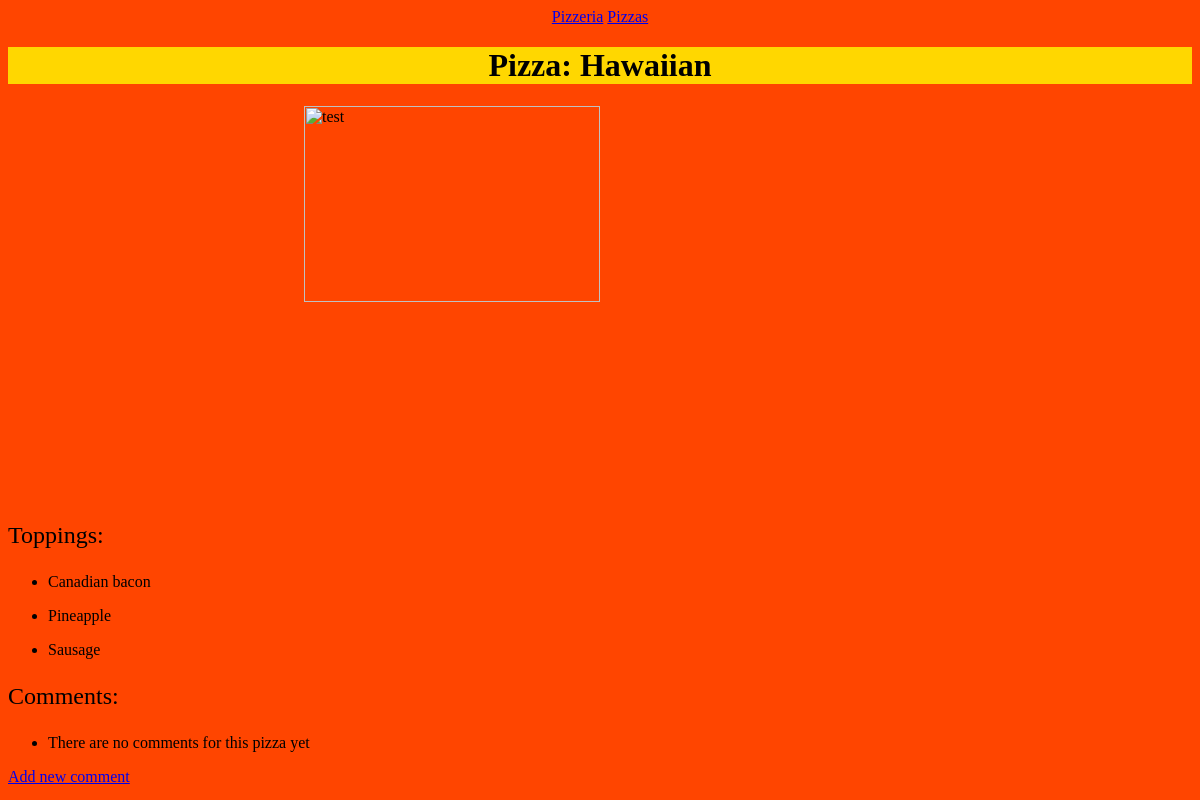
The page /pizzas/2/ on the database as committed earlier.
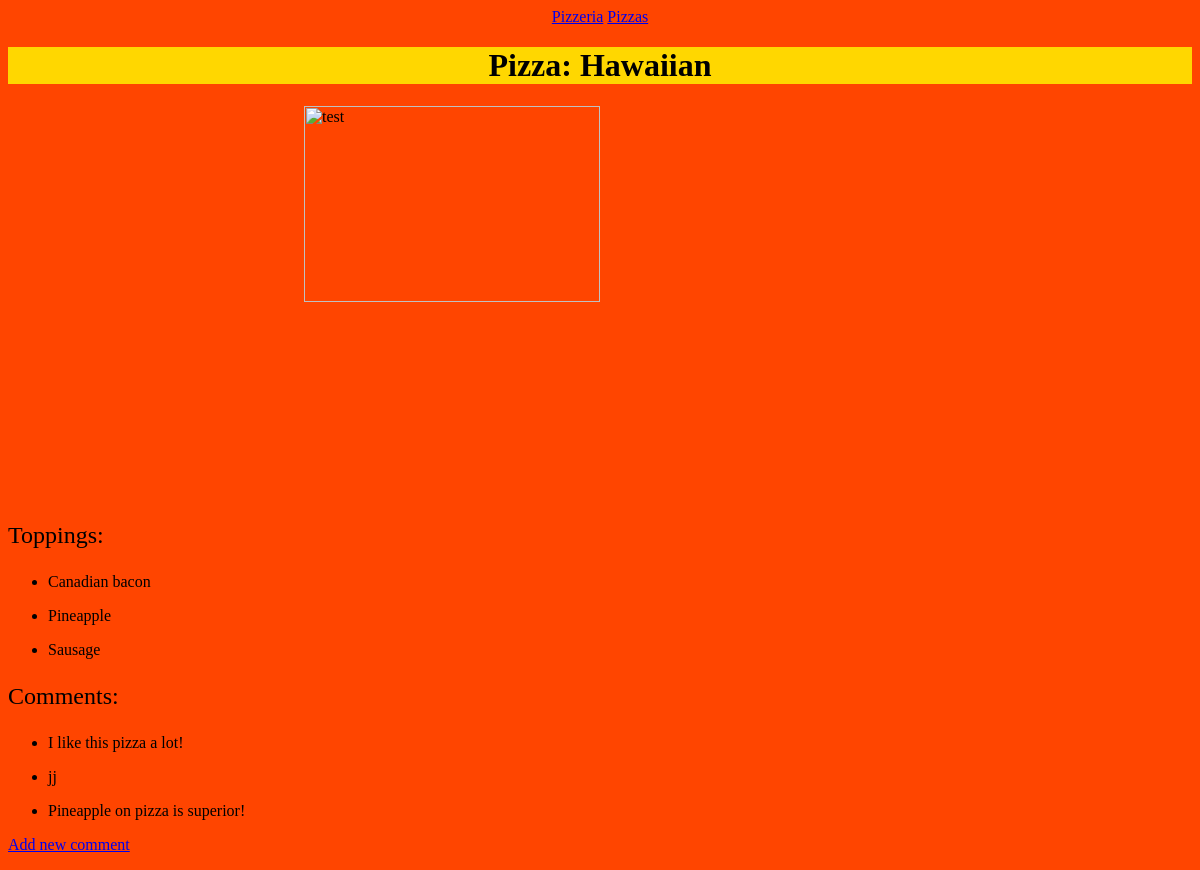
The same page on the database as committed later.
### pizzas/models.py (models this page shows, shortened)
class Pizza(models.Model):
    name = models.CharField(max_length=200)
    image = models.ImageField(upload_to='images',blank=True)
    def __str__(self):
        return self.name

class Topping(models.Model):
    pizza = models.ForeignKey(Pizza, on_delete=models.CASCADE)
    name = models.TextField()
    class Meta:
        verbose_name_plural = 'toppings'

class Comment(models.Model):
    pizza = models.ForeignKey(Pizza, on_delete=models.CASCADE)
    text = models.TextField()
    date_added = models.DateTimeField(auto_now_add=True)
    class Meta:
        verbose_name_plural = 'comments'

### pizzas/views.py (the view)
# urls.py: path('pizzas/<int:pizza_id>/', views.pizza,name='pizza'),
def pizza(request, pizza_id):
    pizza = Pizza.objects.get(id=pizza_id)
    toppings = pizza.topping_set.order_by('name')
    comments = pizza.comment_set.order_by('date_added')
    context = {'pizza': pizza, 'toppings': toppings, 'comments': comments}
    return render(request, 'pizzas/pizza.html', context)

### pizzas/templates/pizzas/pizza.html (shortened to what this page needs)
{% extends "pizzas/base.html" %}
{% block content %}
<h1 style="background-color: gold;">
    <center>Pizza: {{ pizza }}</center>
</h1>
<body style="background-color: orangered;">
    <img src=" {{pizza.image}}" alt="test" class="center">
    <font size='+2'>
        <p>Toppings:</p>
    </font>
    <ul>
        {% for topping in toppings %}
        <li>
            <p>{{ topping.name }}</p>
        </li>
        {% empty %}
        <li> There are no toppings for this pizza yet</li>
        {% endfor %}
    </ul>
    <font size='+2'>
        <p>Comments:</p>
    </font>
    <ul>
        {% for comment in comments %}
        <li>
            <p>{{ comment.text }}</p>
        </li>
        {% empty %}
        <li> There are no comments for this pizza yet</li>
        {% endfor %}
    </ul>
    <p>
        <a href="{% url 'pizzas:new_comment' pizza.id %}">Add new comment</a>
    </p>
</body>
{% endblock content %}

### pizzas/templates/pizzas/base.html
<p>
    <center>
        <a href="{% url 'pizzas:index' %}">Pizzeria</a>
        <a href="{% url 'pizzas:pizzas' %}">Pizzas</a>
    </center>
</p>
{% block content%}
{% endblock content %}

### pizzas/templates/pizzas/pizza.html (style rules this page uses)
.center { display: block; margin-left: auto; margin-right: auto; width: 50%; }

Rows that differ between the two databases and show on the page:
added Comment: text "I like this pizza a lot!"
added Comment: text "jj"
added Comment: text "Pineapple on pizza is superior!"
Other text that changed with them:
text no longer shown: "There are no comments for this pizza yet"
